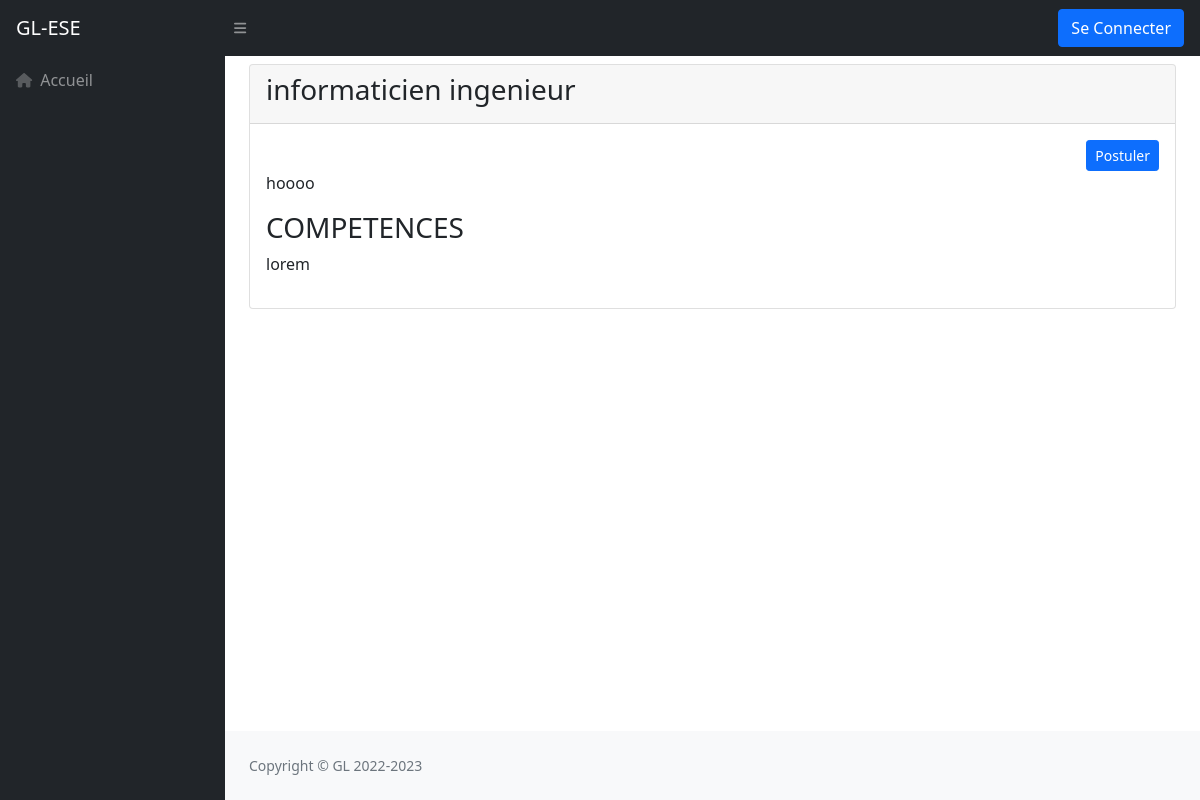
The app's page /?page=detailOffre&idOffre=1 with its own data.
### tables this page shows
CREATE TABLE `offre` (
  `idOffre` int(11) NOT NULL,
  `numero` varchar(255) NOT NULL,
  `dateOffre` varchar(25) NOT NULL,
  `poste` varchar(255) NOT NULL,
  `description` text NOT NULL,
  `etatOffre` int(11) NOT NULL DEFAULT 0,
  `competence` text NOT NULL,
  `typeOffre` varchar(50) NOT NULL,
  `DatePub` varchar(50) NOT NULL
);

### models/offreModel.php (called while the page is built, shortened)
<?php
    require_once("bd.php");
    function findOffreById($id){
        global $connexion;
        $sql="SELECT * FROM offre WHERE idOffre=$id";
        return $connexion->query($sql)->fetch();
    }
?>

### pages/detailOffre.php (the view, shortened to what this page needs)
<div class="card">
    <div class="card-header">
        <h3><?= $offreDetail['poste']?></h3>
    </div>
    <div class="card-body">
        <div class="row">
            <form action="" method="POST">
                <button  <?= ( isset($verifCandidature) && $verifCandidature != 0 && $verifCandidature !=false ) ? "hidden" : ""?> class="btn btn-primary btn-sm float-end" type="submit" name="postuler">Postuler</button>
        </div>
        <p class="text-justify"><?= $offreDetail['description']?></p>
        <h3>COMPETENCES</h3>
        <p class="text-justify"><?= $offreDetail['competence']?></p>
    </div>
</div>

### records on screen
offre: poste "informaticien ingenieur", description "hoooo", competence "lorem"
